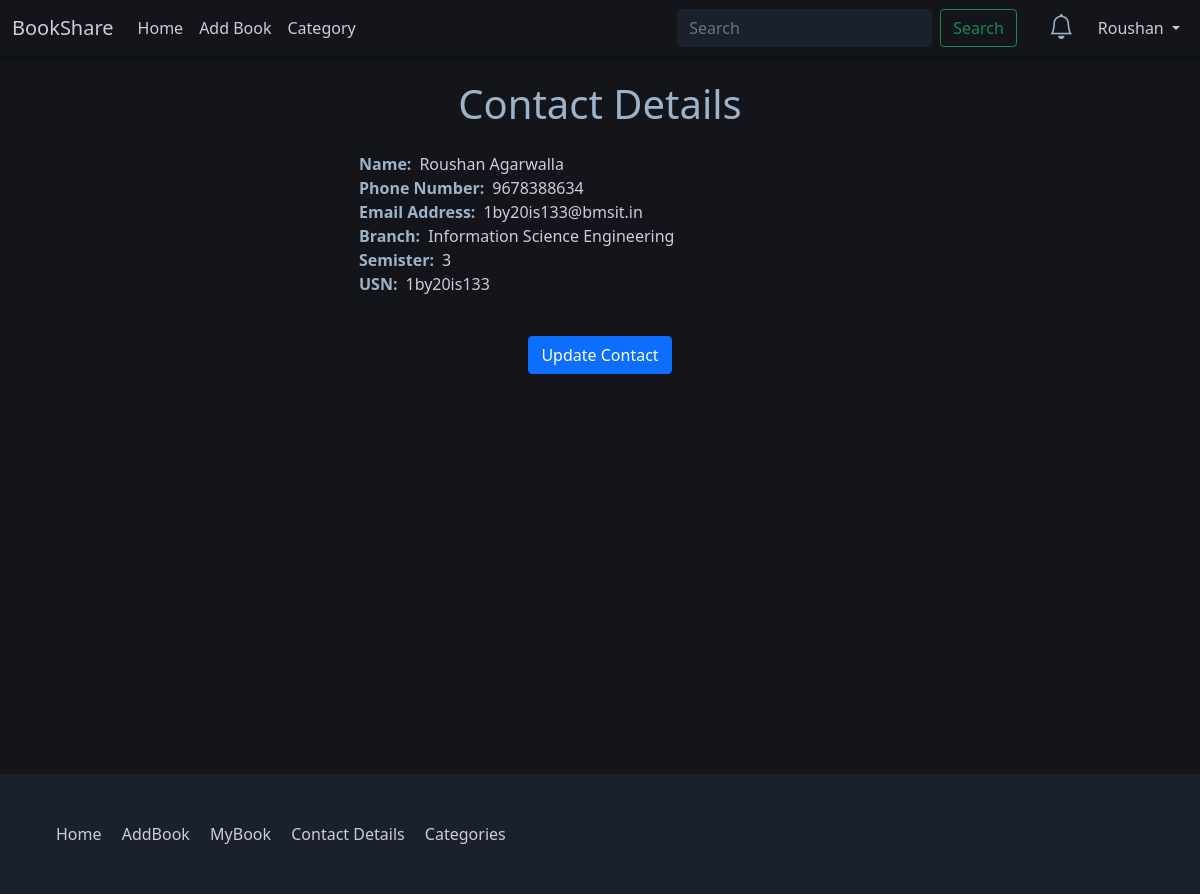
The app's page /view_contact/5 (signed in), older data.
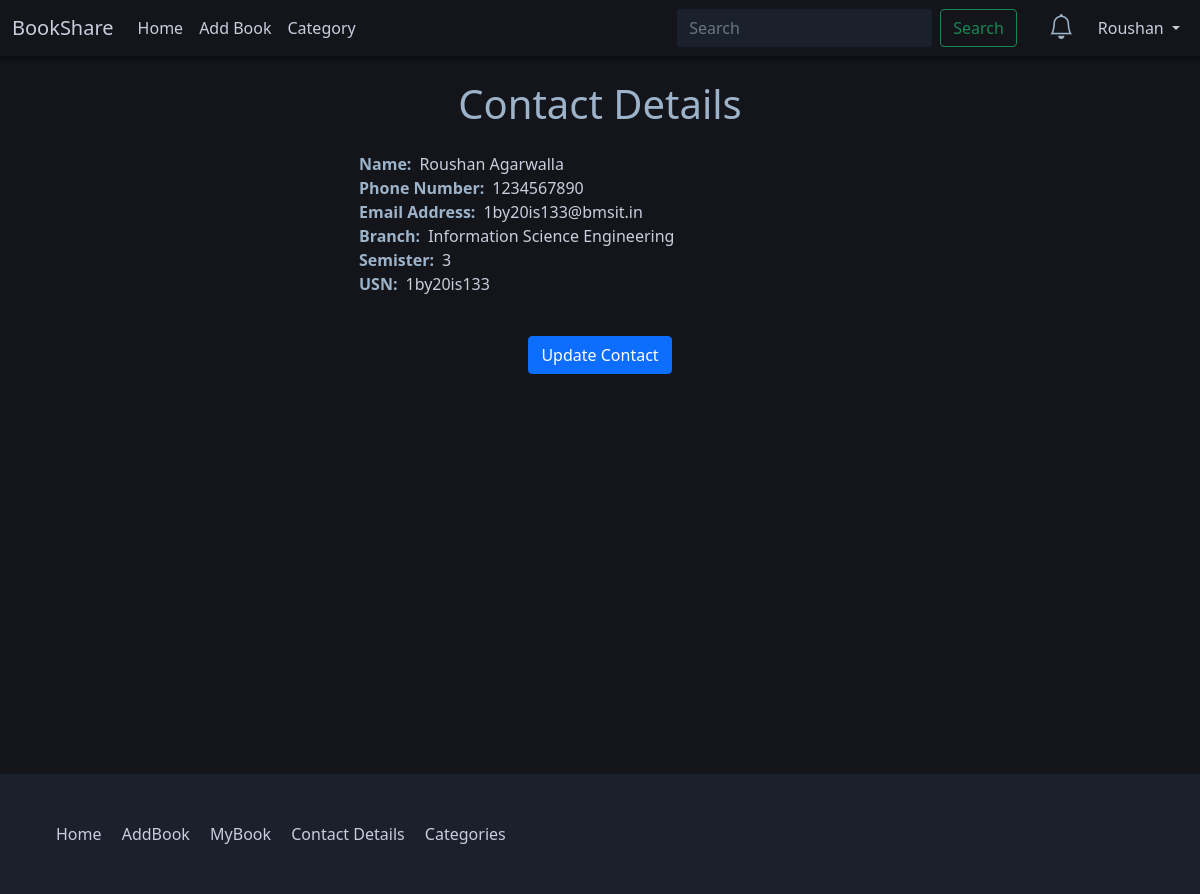
The same page, newer data.
### core/models.py (models this page shows, shortened)
class Contact(models.Model):
    rel = models.OneToOneField(User, on_delete=models.CASCADE)
    mob = models.CharField(max_length=20)
    branch = models.CharField(max_length=100)
    sem = models.IntegerField()

### core/views.py (the view)
# urls.py: path('view_contact/<int:user>', view=views.view_contact, name="view_contact"),
@login_required
def view_contact(request, user):
    req = Book_request.objects.filter(sender=request.user).filter(accepted=1).first()
    if req is not None or user is request.user.id:
        contact = Contact.objects.filter(rel = user).first()
        if contact is None and user is request.user.id:
            messages.warning(request, "Add Your Contact First")
            return redirect(f"/add_contact")
        elif contact is None:
            messages.warning(request, "The user has not added his contact")
            return redirect("/")
        return render(request, "contact_details.html", context={"contact": contact})
    else:
        messages.add_message(request, messages.ERROR, "You don't have access to the contact")
        return redirect("/")

### core/context_processors.py (called while the page is built)
def all_request(request):
    if request.user.is_authenticated:
        reqs = Book_request.objects.filter(reciever=request.user).filter(accepted=False)
        count = reqs.__len__()
        return {
            "all_request": reqs,
            "count": count,
        }
    else:
        return {}

### templates/contact_details.html (shortened to what this page needs)
{% extends 'base.html' %}
{% block body %}
<div class="container">
    <div class="row justify-content-evenly">
        <div class="col-md-6">
            <h1 class="text-center text-primary my-4">Contact Details</h1>
            <ul>
                <li class="c-list"><span class="c-label">Name:</span>{{ contact.rel.first_name }}  {{ contact.rel.last_name }}</li>
                <li class="c-list"><span class="c-label">Phone Number:</span>{{ contact.mob }}</li>
                <li class="c-list"><span class="c-label">Email Address:</span>{{ contact.rel.email }}</li>
                <li class="c-list"><span class="c-label">Branch:</span>{{ contact.branch }}</li>
                <li class="c-list"><span class="c-label">Semister:</span>{{ contact.sem }}</li>
                <li class="c-list"><span class="c-label">USN:</span>{{ contact.rel.username }}</li>
            </ul>
            {% if request.user.id is contact.rel.id %}
            <div class="mx-auto d-flex">
                <a href="/update_contact/{{ request.user.id }}" class="btn btn-primary mx-auto mt-4">Update Contact</a>
            </div>
            {% endif %}
        </div>
    </div>
</div>
{% endblock body %}

### templates/base.html (shortened to what this page needs)
{% load static %}
<!doctype html>
<html lang="en">
  <head>
    <link href="https://cdn.jsdelivr.net/npm/bootstrap@5.1.3/dist/css/bootstrap.min.css" rel="stylesheet">
    <link rel="stylesheet" href="https://cdn.jsdelivr.net/npm/bootstrap-icons@1.7.2/font/bootstrap-icons.css">
    <link rel="stylesheet" href="{% static 'css/style.css' %}">
  </head>
  <body>
    <nav class="navbar navbar-expand-lg navbar-dark bg-dark">
        <div class="container-fluid">
          <a class="navbar-brand" href="{% url 'index' %}">BookShare</a>
          <div class="collapse navbar-collapse" id="navbarSupportedContent">
            <ul class="navbar-nav me-auto mb-2 mb-lg-0">
              <li class="nav-item">
                <a class="nav-link active" aria-current="page" href="{% url 'index' %}">Home</a>
              </li>
              <li class="nav-item">
                <a class="nav-link" href="{% url 'add_book' %}">Add Book</a>
              </li>
              <li class="nav-item">
                <a class="nav-link" href="{% url 'category' %}">Category</a>
              </li>
            </ul>
            <form class="d-flex mx-3 search_form" action='/search' method="GET">
              <input class="form-control me-2" type="search" placeholder="Search" aria-label="Search" name="search_text">
              <button class="btn btn-outline-success" type="submit">Search</button>
            </form>
            {% if request.user.is_authenticated %}
            <ul class="navbar-nav mr-auto mb-2 mb-lg-0">
              <li class="nav-item">
                <div class="dropstart notification">
                  <div class="dropdown-toggle" id="dropdownMenuButton1" data-bs-toggle="dropdown" aria-expanded="false">
                    <p class="mx-3 my-0 text-primary bold noti_icon" style="font-size: 25px; cursor:pointer"><i class="bi bi-bell"></i>
                  </p>
                </div>
                </div>
              </li>
              <li class="nav-item dropdown">
                <a class="nav-link dropdown-toggle" href="#" id="navbarDropdown" role="button" data-bs-toggle="dropdown" aria-expanded="false">
                  {{ request.user.first_name  }}
                </a>
              </li>
            </ul>
            {% else %}
            <a class="btn btn-success" href="/signup">SignUp</a>
              <a class="mx-1 btn btn-success" href="/login">LogIn</a>
            {% endif %}
          </div>
        </div>
      </nav>
      {% block body %}{% endblock body %}
    <div class="footer mt-5 p-5">
      <div class="row">
        <div class="col-md-12 col-sm-12">
          <a href="/" class="f-link">Home</a>
          <a href="{% url 'add_book' %}" class="f-link">AddBook</a>
          <a href="/my_book" class="f-link">MyBook</a>
          <a href="/view_contact/{{ user.id }}" class="f-link">Contact Details</a>
          <a href="{% url 'category' %}" class="f-link">Categories</a>
        </div>
      </div>
    </div>
  </body>
</html>

### static/css/style.css (style rules this page uses)
:root { --primary-background: #14151b; --card-color: #14151b; --secondary-background: #1A202C; --tertiary-background: #1A202C; --primary-text: #9cb3c9; --secondary-text: #fff; --tertiary-text: #ddddff; --header-box-shadow: 2px 2px 3px 3px #0c1014; --link-color: #ccd; --sidebar-gradient: #012; --sidebar-head-text: #eee; --card-hover-box-shadow: 0px 0px 2px 1.5px rgba(12, 15, 11, 1); --card-box-shadow: 8px 14px 38px rgba(12, 15, 11, 1); }
body { background-color: var(--primary-background); color: var(--primary-text); }
.bg-dark { box-shadow: var(--header-box-shadow); background-color: var(--primary-background)!important; }
.navbar-dark .navbar-nav .nav-link { color: var(--link-color)!important; }
.text-primary { color: var(--primary-text)!important; }
a { color: var(--link-color)!important; }
input, .form-control { background-color: var(--tertiary-background)!important; border: none!important; color: var(--primary-text)!important; }
.footer { margin-top: 400px!important; background-color: var(--secondary-background)!important; }
.f-link { text-decoration: none; margin: 0 0.5rem; }
.c-list { list-style: none; color: var(--link-color)!important; }
.c-label { font-weight: 700; color: var(--primary-text); margin-right: .5rem; margin-top: 1rem; }
.btn-primary { color: white!important; }
.notification .dropdown-toggle::after { display: none!important; }
.notification .dropdown-toggle::before { display: none!important; }

Row changes from the older to the newer data that the page shows:
changed Contact "Information Science Engineering": mob "9678388634" → "1234567890"
